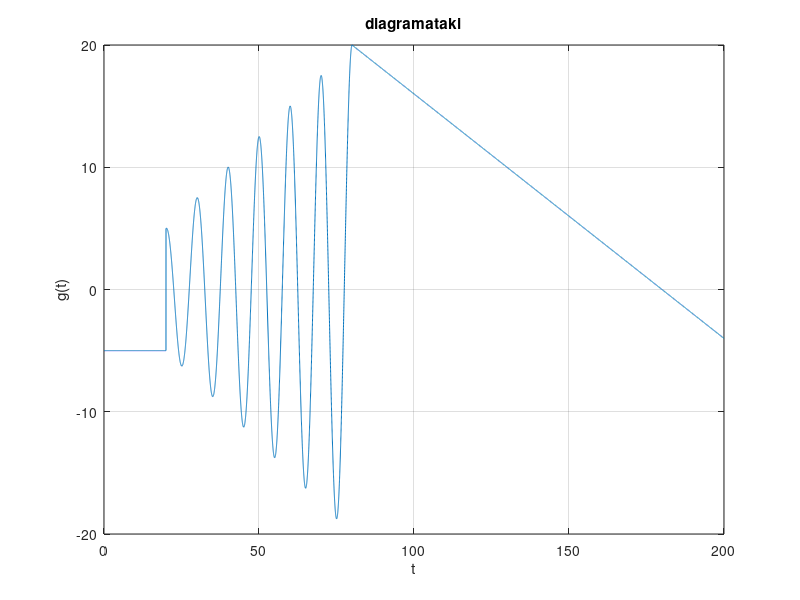

The MATLAB source for this figure:
#        #
 # # # #
  #Lab1#
  # # # #
 #       #

############################################
# Askisi 5  - Logiki Prosvasi se stoixeia  #
############################################
t = linspace(0,200,20000)

t1 = t(t<20) # 0 <= t < 20
t2 = t(t >= 20 & t < 80) # 20 <= t < 80
t3 = t(t >= 80) # 80 <= t

g1 = -5*ones(1,length(t1))
g2 = t2.*(0.25*cos(2*pi*0.1*t2))
g3 = 36 - (t3/5)

g = [g1,g2,g3]

plot(t,g)
grid
title("diagramataki")
xlabel("t")
ylabel("g(t)")
